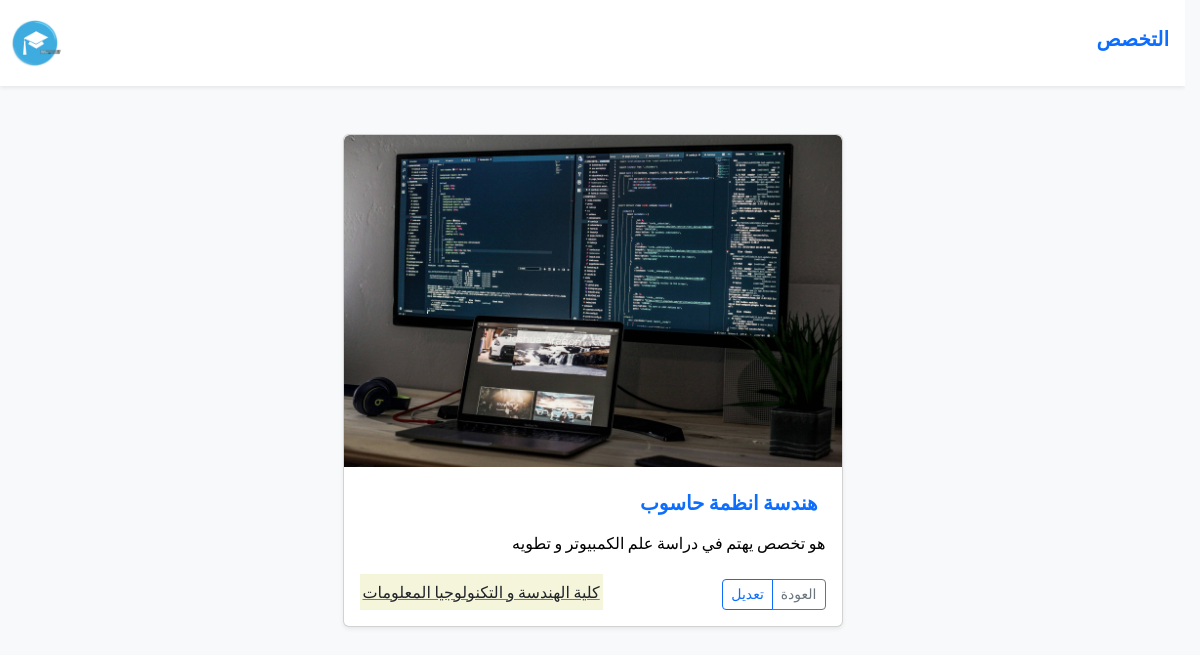
Screenshot of /major?id=1 (signed in) with the database file from the repository.
### tables this page shows
CREATE TABLE `majors` (
  `id` int NOT NULL AUTO_INCREMENT,
  `name` varchar(255) NOT NULL,
  `overview` varchar(255) NOT NULL,
  `img` varchar(255) NOT NULL,
  `collage_id` int NOT NULL,
  PRIMARY KEY (`id`),
  UNIQUE KEY `name` (`name`),
  UNIQUE KEY `overview` (`overview`),
  KEY `collage_majors` (`collage_id`),
  CONSTRAINT `collage_majors` FOREIGN KEY (`collage_id`) REFERENCES `collage` (`id`) ON DELETE CASCADE ON UPDATE CASCADE
);

CREATE TABLE `collage` (
  `id` int NOT NULL AUTO_INCREMENT,
  `name` varchar(255) NOT NULL,
  `img` varchar(255) NOT NULL,
  `created_at` date NOT NULL,
  PRIMARY KEY (`id`),
  UNIQUE KEY `name` (`name`)
);

### Core/function.php (called while the page is built, shortened)
<?php
function base_path(string $path): string {
  return BASE_PATH . $path;
}
function view(string $path, $attr = []): void {
  extract($attr);
  require base_path("views/{$path}");
}

### Http/controllers/admin/majors/show.php (called while the page is built, shortened)
<?php
$major = App::resolve(Database::class)->query(
         'SELECT m.id, m.name, m.overview, m.img, c.name AS collage_name
          FROM majors m
          JOIN collage c
          ON m.collage_id = c.id
          WHERE m.id = :id', [
    'id' => $_GET['id'] ?? ''
])->findOrFail();
view('admin/majors/show.view.php', [
    'major' => $major,
    'heading' => "التخصص"
]);

### public/index.php (called while the page is built, shortened)
<?php
require BASE_PATH.'Core/function.php';
require base_path('bootstrap.php');
$router = new \Core\Router();
$uri = parse_url($_SERVER['REQUEST_URI'])['path'];
$method = $_POST['__method'] ?? $_SERVER['REQUEST_METHOD'];
try {
   $router->route($uri, $method);
}
catch (ValidationException $exception) {
 Session::flash('errors', $exception->errors);
 Session::flash('old', $exception->old);
 return redirect($router->previousUrl());
}

### Core/App.php (called while the page is built, shortened)
<?php
class App {
  protected static $container;
  public static function setContainer($container): void {
     static::$container = $container;
  }
  public static function getContainer(): mixed {
     return static::$container;
  }
  public static function resolve($key): mixed {
     return static::getContainer()->resolve($key);
  }
}

### Core/Container.php (called while the page is built, shortened)
<?php
class Container {
    protected $bindings = [];
    public function bind(string $key,  $func): void {
     $this->bindings[$key] = $func;
    }
    public function resolve(string $key): mixed {
        $resolver = $this->bindings[$key];
        return call_user_func($resolver);
    }
}

### config.php (called while the page is built)
<?php
return [
     'database' => [
        'host' => 'localhost',
        'port' => 3306,
        'dbname' => 'e_learning',
        'charset' => 'utf8mb4'
     ],
];

### bootstrap.php (called while the page is built, shortened)
<?php
$container = new Container();
$container->bind('Core\Database', function() {
    $config = require base_path("config.php");
    return new Database($config['database']);
});

### Core/Database.php (called while the page is built, shortened)
<?php
class Database {
    public $conn;
    public $stmt;
    public function __construct(array $config, $username = 'root', $password = 'root') {
      $dsn = 'mysql:'. http_build_query($config, "", ";");
      $this->conn = new PDO($dsn, $username, $password, [
        PDO::ATTR_DEFAULT_FETCH_MODE => PDO::FETCH_ASSOC
        ]);
    }
    public function query($query, $params = []): static {
      $this->stmt = $this->conn->prepare($query);
      $this->stmt->execute($params);
      return $this;
    }
    public function find(): mixed {
      return $this->stmt->fetch();
    }
    public function findOrFail(): mixed {
      $result = $this->find();
        return $result;
    }
}

### views/admin/majors/show.view.php (the view)
<?php require base_path('views/partials/head.php') ?>
<body class="bg-body-tertiary">
  <?php require base_path('views/partials/nav.php') ?>
 <main>
   <div class="container py-5">
         <div class="major-card card my-0 mx-auto overflow-hidden p-0 shadow-sm">
          <img src="assets/imgs/<?= $major['img'] ?>" class="w-100 rounded-top" alt="major-image">
          <div class="card-body">
              <h3 class="card-title mb-2 p-2 fs-5 fw-bold text-primary"><?= $major['name'] ?></h3>
              <p class="card-text text-black lh-base"><?= $major['overview'] ?></p>
              <div class="d-flex justify-content-between align-items-center mt-4">
                <div class="btn-group">
                   <a href="/majors" class="btn btn-sm btn-outline-secondary">العودة</a>
                   <a href="/major/edit?id=<?= $major['id'] ?>"  class="btn btn-sm btn-outline-primary">تعديل</a>
                 </div>
                 <h6 class="card-subtitle text-black-50 text-decoration-underline"><mark><?= $major['collage_name'] ?></mark></h6>
              </div>
           </div>
          </div>
   </div>
</main>
<?php require base_path('views/partials/footer.php') ?>

### Core/Router.php (shortened to what this page needs)
<?php
class Router {
    protected $routes = [];
    public function add($method, string $uri, $controller): static {
        $this->routes[] = [
            'uri' =>  $uri,
            'controller' => $controller,
            'method' => $method,
            'middleware' => null
        ];
        return $this;
    }
    public function only($key): static {
        $this->routes[array_key_last($this->routes)]['middleware'] = $key;
        return $this;
    }
    public function route (string $uri, $method) {
      foreach($this->routes as $route) {
        if($route ['uri'] ===  $uri && $route['method'] === strtoupper($method)) {
          return require base_path('Http/controllers/'.$route['controller']);
        }
      }
    }
}

### views/partials/nav.php
<nav class="navbar navbar-expand-lg navbar-light py-2 bg-white shadow-sm w-100">
   <h3 class="navbar-brand text-primary ms-3 fw-bold"><?= $heading ?? 'لوحة التحكم' ?></h3>
   <div class="collapse navbar-collapse border-0" id="nav">
     <ul class="navbar-nav ms-auto">
       <li class="nav-item welcome-link"><span class="nav-link welcome-message fs-6 fw-bold"><?=  $fullName ?? '' ?></span></li>
       <li class="nav-item"><img src="/assets/imgs/logo.jpg" alt="logo" width="70" height="70" class="nav-link rounded-circle"></li>
     </ul>
   </div>
</nav>

### public/assets/css/e-learn.css (style rules this page uses)
:root { --transition: 0.3s; --main-color : #0d6efd; --secound-color: #ccc; }
html { scroll-behavior: smooth; overflow-y: auto; scrollbar-gutter: stable; }
body { font-family: 'Cairo', sans-serif; direction: rtl; text-align: right; margin: 0; }
.welcome-link { align-self: center; }
.welcome-message { transition: var(--transition); font-weight: 500; opacity: 0.8; }
.collage-card, .major-card { max-width: 500px; }
mark { background-color: beige; }

### rows the page displays
majors: img (picture), name "هندسة انظمة حاسوب", overview "هو تخصص يهتم في دراسة علم الكمبيوتر و تطويه", collage.name "كلية الهندسة و التكنولوجيا المعلومات"
